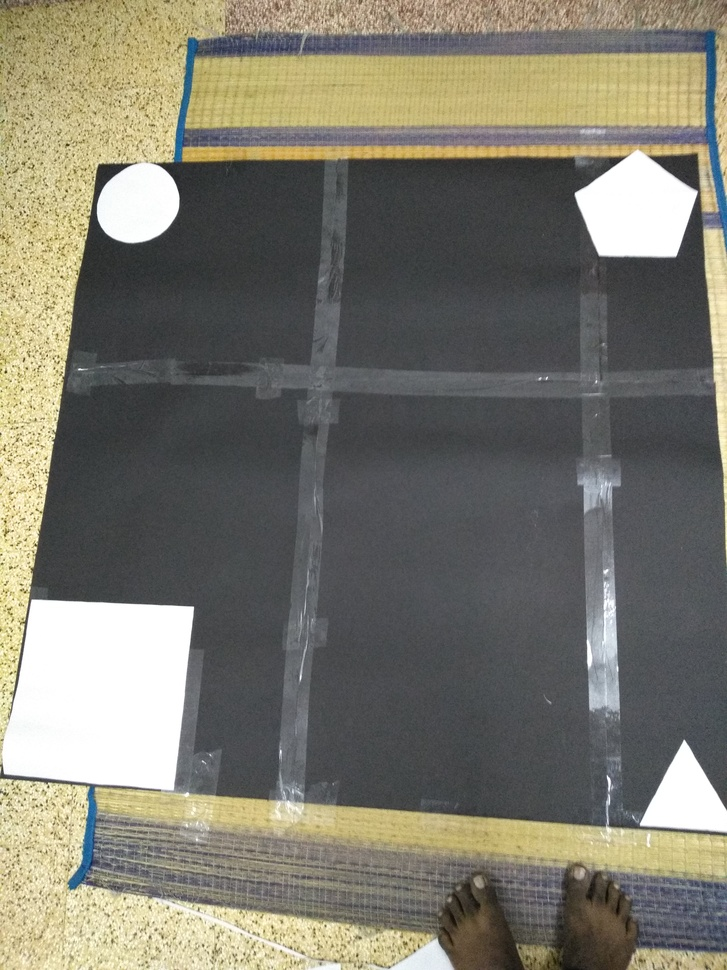
#> input picture imageProcessing/frammme.jpg, 727 x 970 px, shrunk from 3120 x 4160 before the run
$ python -i shapedetector.py   (imports and definitions only)   (older library calls are emulated)
#> lines starting #> are read from the running program, lines starting #| are printed output that depends on the picture
#> further down, picture is the input picture: shape (970, 727, 3); mean B, G, R 109.7, 121.9, 124.3
import cv2
import imutils

class ShapeDetector():
    def __init__(self):
        pass

    def getContour(self,image):
        blurred = cv2.GaussianBlur(image, (5,5), 0)
        ret, thresh = cv2.threshold(blurred, 240, 255, cv2.THRESH_BINARY)
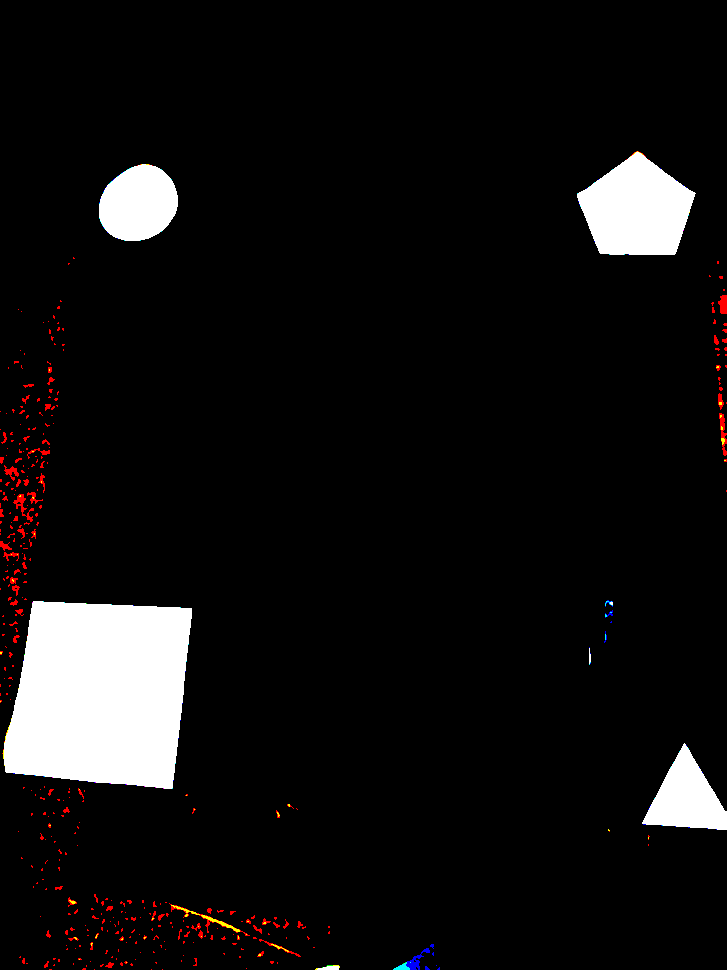
#> thresh: shape (970, 727, 3); mean B, G, R 17, 17, 18.4
        #cv2.imshow("threshold",thresh)
        eroded = cv2.erode(thresh,None, iterations=3)
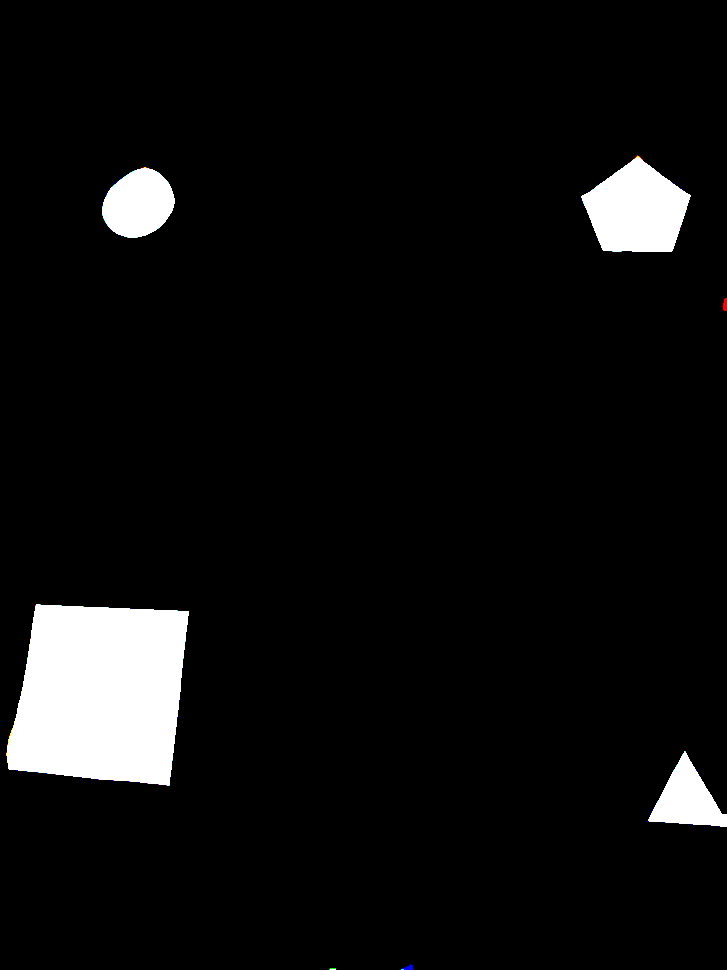
#> eroded: shape (970, 727, 3); mean B, G, R 14.9, 14.9, 14.9
        dilated = cv2.dilate(eroded,None, iterations=3)
#> (the run stopped early here; a loop or call above may not have finished)
